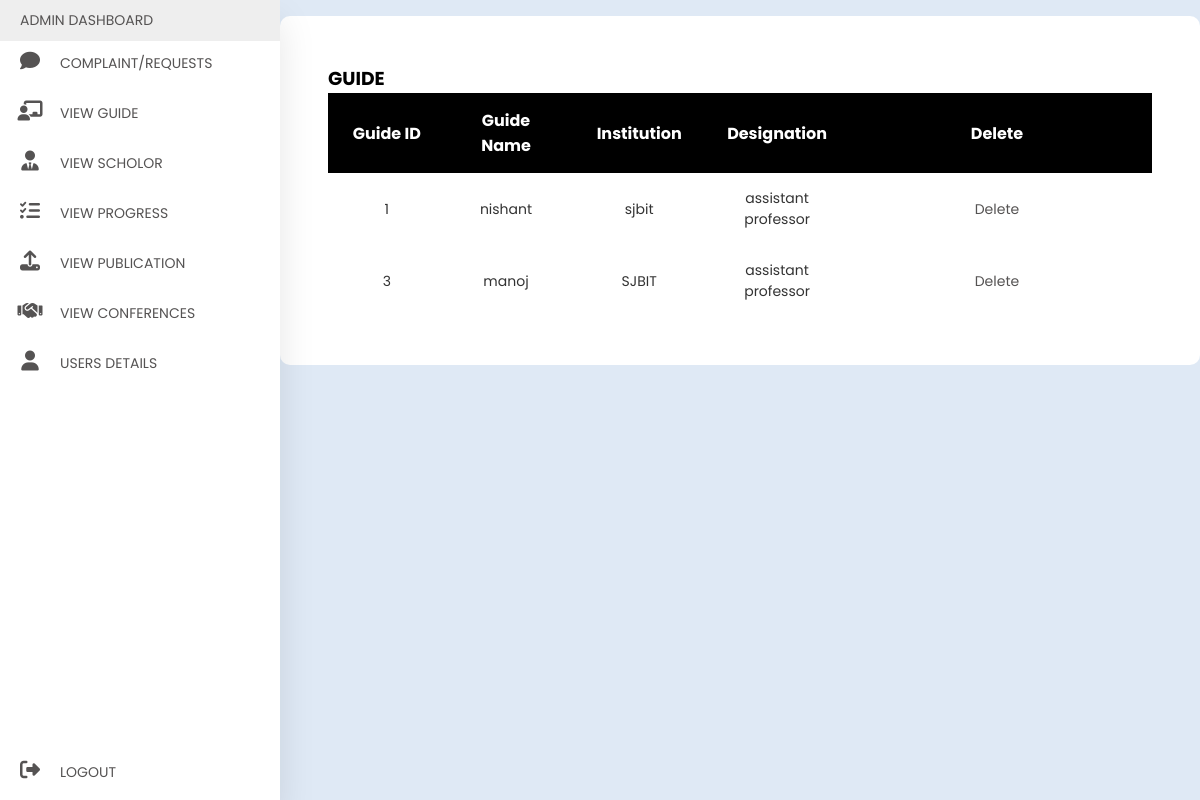
Screenshot of /view_guide.php (signed in) with the database file from the repository.
### tables this page shows
CREATE TABLE `guide` (
  `guide_id` varchar(15) NOT NULL,
  `guide_name` varchar(20) DEFAULT NULL,
  `institution` varchar(50) DEFAULT NULL,
  `post` varchar(30) DEFAULT NULL,
  `sid` varchar(15) DEFAULT NULL
);

### view_guide.php (the view, shortened to what this page needs)
<?php
include 'connetdb.php';
$sql = "SELECT * FROM guide";
$result = mysqli_query($data, $sql);
?>
<!DOCTYPE html>
<html>
<head>
    <link rel="stylesheet" href="dash.css">
    <link rel="stylesheet" href="https://cdnjs.cloudflare.com/ajax/libs/font-awesome/6.5.1/css/all.min.css"
 />
</head>
<body>
	<?php
		include 'admin_sidebar.php';
	?>
    <div class="main">
        <div class="tabular">
            <h3 class="maintitle">GUIDE</h3>
            <div class="tablecontainer">
                <table>
                    <thead>
                <tr>
                    <th>Guide ID</th>
                    <th>Guide Name</th>
                    <th>Institution</th>
                    <th>Designation</th>
                    <th>Delete</th>
                </tr>
                <?php
                    while($info = $result->fetch_assoc())
                    {
                ?>
                <tr>
                    <td>
                        <?php echo"{$info['guide_id']}";?>
                    </td>
                    <td>
                        <?php echo"{$info['guide_name']}";?>
                    </td>
                    <td>
                        <?php echo"{$info['institution']}";?>
                    </td>
                    <td>
                        <?php echo"{$info['post']}";?>
                    </td>
                    <td>
                        <?php echo"<a onClick=\"javascript:return confirm('Are you sure to delete');\" href='delete_guide.php?id={$info['guide_id']}'>Delete</a>";?>
                    </td>
                </tr>
                <?php
                    }
                ?>
                               </thead>
                </table>
	        </div>
	    </div>
	</div>
</body>
</html>

### dash.css (style rules this page uses)
* { margin: 0; padding: 0; outline: none; border: none; text-decoration: none; box-sizing: border-box; font-family: "Poppins",sans-serif; }
body { display: flex; background:#dfe9f5 ; }
a { position: relative; color:rgb(85,83,83); font-size: 14px; display: table; width:280px; padding: 10px; }
.main { width: 100%; }
.tabular { background: white; margin-top: 1rem; border-radius: 10px; padding: 3rem; }
.tablecontainer { width: 100%; }
table { width: 100%; border-collapse: collapse; }
thead { background: rgba(113,99,186, 255); color: white; }
th { padding: 15px; text-align: center; background: black; color: white; }
thead { background: white; color: black; }
td { padding:15px; font-size: 14px; color:#333; text-align: center; width: 30%; }
tr:nth-child(even) { background:white ; }

### rows the page displays
guide: guide_id "1", guide_name "nishant", institution "sjbit", post "assistant professor"
guide: guide_id "3", guide_name "manoj", institution "SJBIT", post "assistant professor"
